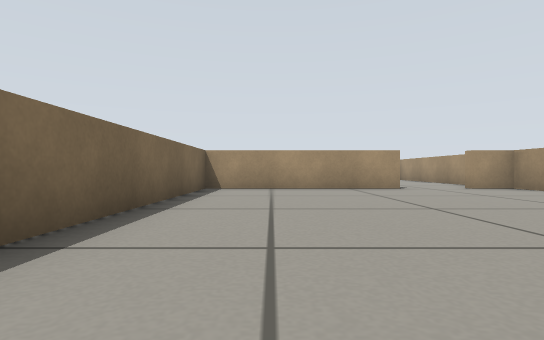
view 1 (above)

20 first-person views from a walk through a robot-simulator world made for Gazebo. The camera is 0.24 m above the floor, looks level and sees 80° across. The floor is counted in squares, 0.5 m on a side. Each view is taken from the middle of a square. On the plan, view 1 faces up. The plan holds only what a view shows up to about 9 squares ahead; the rest is blank.

view 2
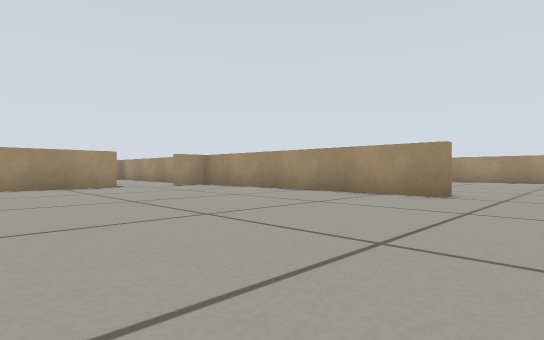

view 3
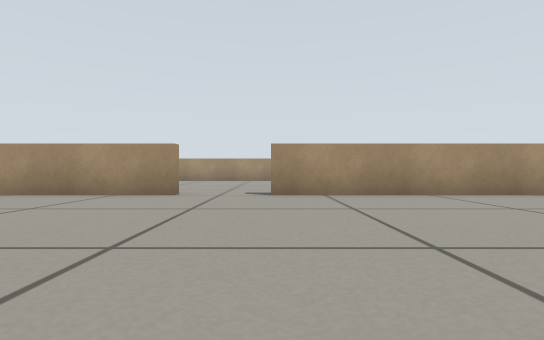

view 4
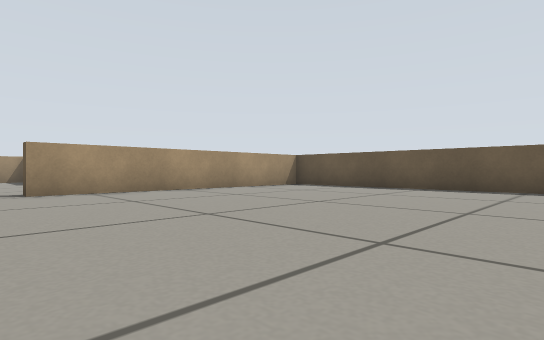

view 5
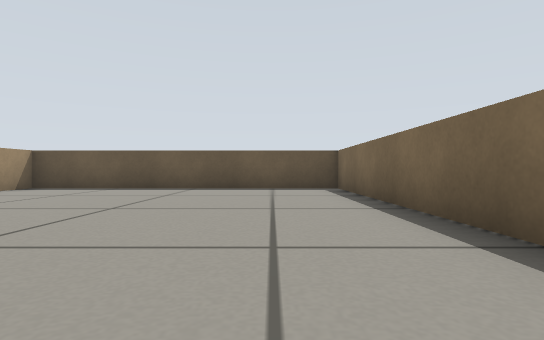

view 6
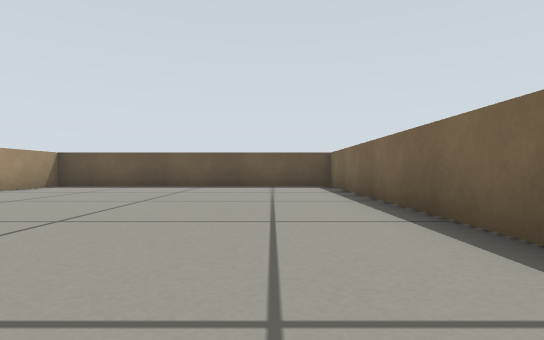

view 7
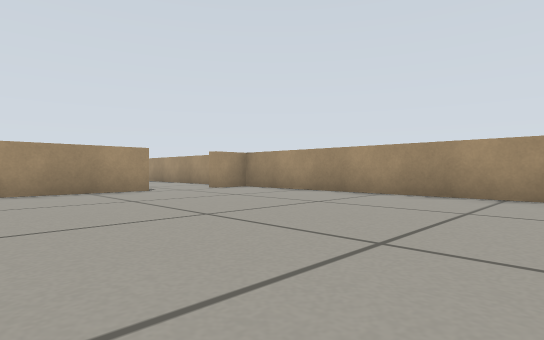

view 8
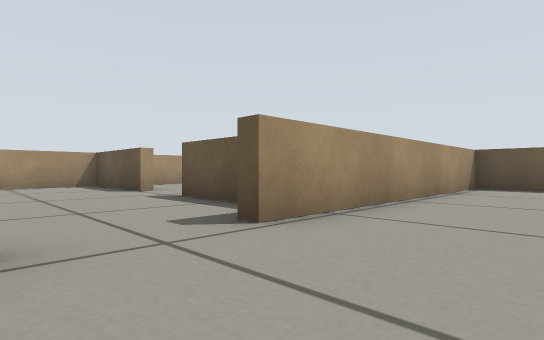

view 9
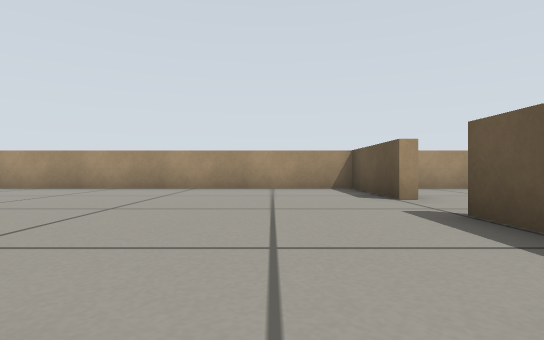

view 10
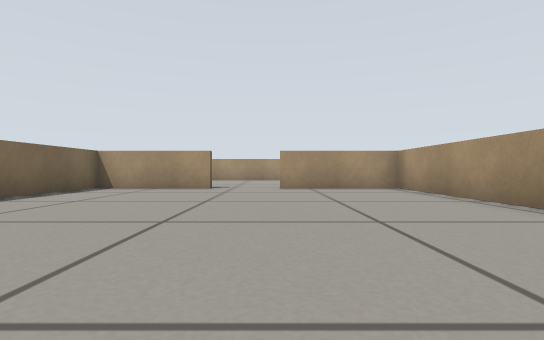

view 11
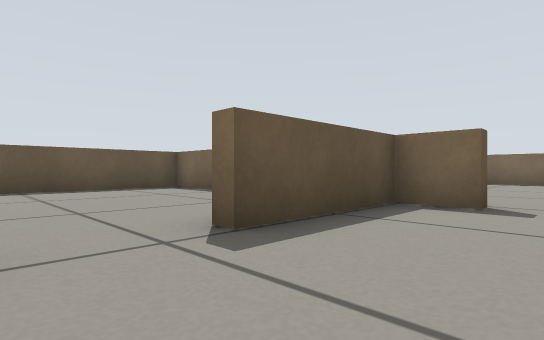

view 12
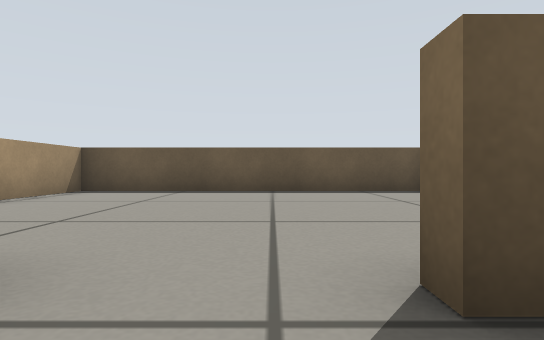

view 13
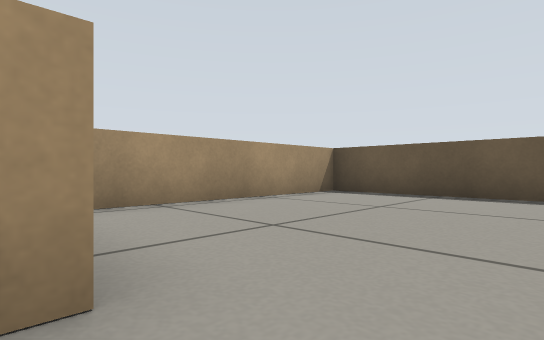

view 14
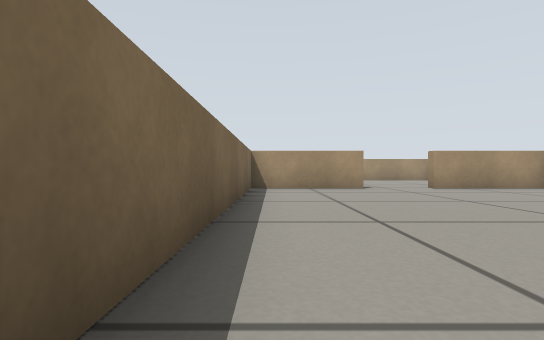

view 15
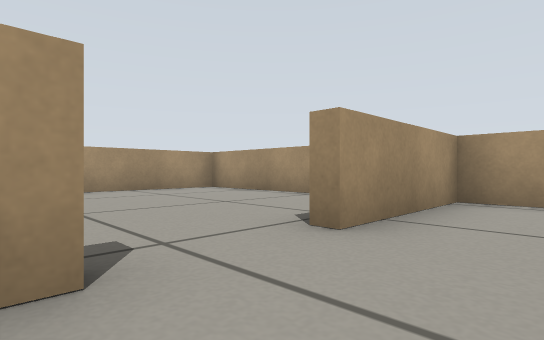

view 16
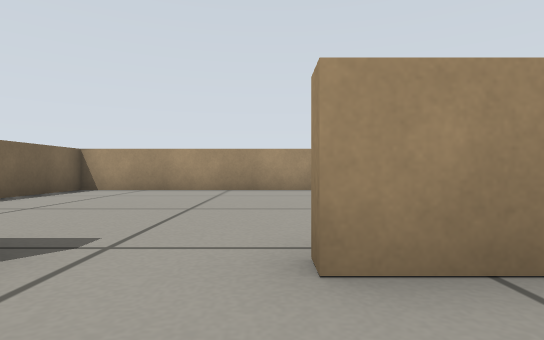

view 17
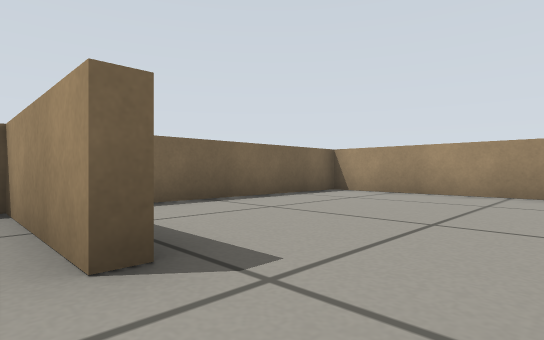

view 18
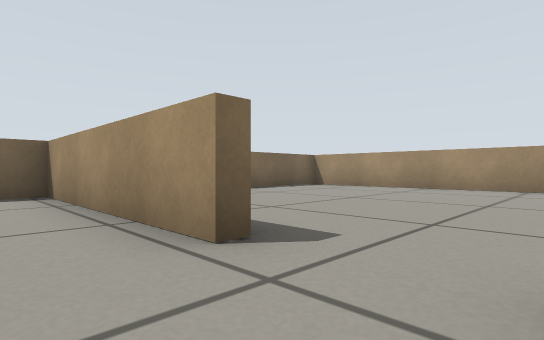

view 19
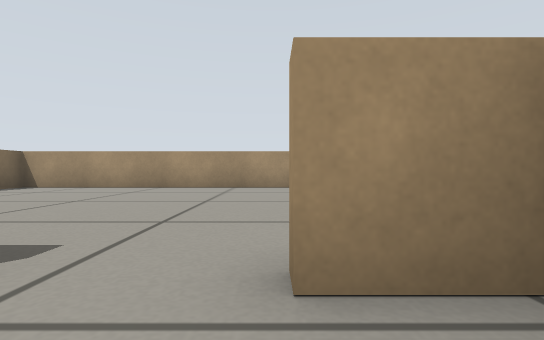

view 20
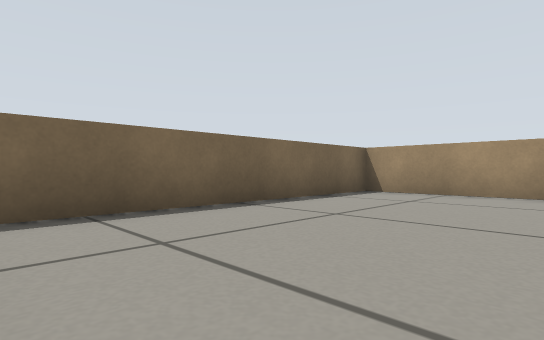

### Floor plan
Ten units are one square. View 1 is at (0, 0); x grows to the right and y downward. Boxes are objects, and circles mark ways between rooms. Rooms are numbered by the first view taken in them; rooms with no view inside come last. Other rooms are left out.
<svg viewBox="-22 -162 170 250">
<path fill="none" stroke="#000" d="M-17 10 -17 83 61 83 61 9M61 -8 61 -82M33 -82 -17 -82 -17 -20M94 -94 65 -94 65 -16M65 9 65 20 95 20M111 20 143 20 143 -94 111 -94M65 66 65 83 143 83 143 32M33 -86 33 -82M55 -157 -17 -157 -17 -92M61 -82 51 -82 51 -86M94 -99 94 -94M143 -121 143 -157 65 -157 65 -111"/>
<circle cx="60" cy="0" r="3" fill="#2a7"/>
<circle cx="45" cy="-80" r="3" fill="#2a7"/>
<circle cx="105" cy="20" r="3" fill="#2a7"/>
<circle cx="105" cy="-100" r="3" fill="#2a7"/>
<text x="20" y="0">1</text>
<text x="100" y="-40">2</text>
<text x="100" y="50">3</text>
<text x="20" y="-120">4</text>
<text x="100" y="-130">5</text>
</svg>
Room 1 opens to room 2. Room 1 opens to room 4. Room 2 opens to room 3. Room 2 opens to room 5.

Where each view was taken, in squares from view 1:
view 1: 0 up, 0 right, facing up
view 2: 1 down, 0 right, facing up-right
view 3: 1 down, 0 right, facing right
view 4: 0 up, 1 left, facing down-right
view 5: 0 up, 0 right, facing down
view 6: 1 up, 0 right, facing down
view 7: 1 up, 0 right, facing up-right
view 8: 1 up, 4 right, facing down-right
view 9: 0 up, 6 right, facing right
view 10: 1 up, 11 right, facing up
view 11: 0 up, 11 right, facing down-left
view 12: 1 down, 10 right, facing down
view 13: 2 down, 10 right, facing down-right
view 14: 1 up, 7 right, facing up
view 15: 8 up, 9 right, facing up-right
view 16: 8 up, 11 right, facing up
view 17: 9 up, 11 right, facing up-left
view 18: 7 up, 5 right, facing up-left
view 19: 7 up, 5 right, facing up
view 20: 9 up, 2 right, facing up-left
